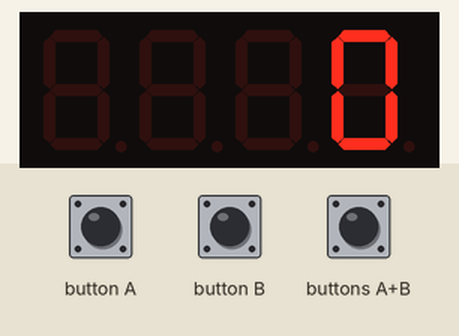
This program was run on a simulated BBC micro:bit running MicroPython. On the bench: 4-digit seven-segment display. The inputs (shaded band) are chosen by the test bench. Library files of the repository ran but are not shown: tm1637.py.

Above: at 1.2 s.
1.3 s: button B pressed for 0.15 s
At 2.4 s:
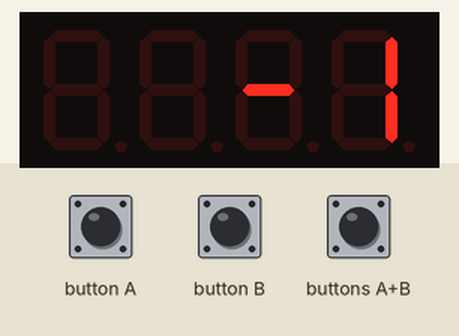
2.9 s: buttons A+B pressed for 0.15 s
At 3.7 s:
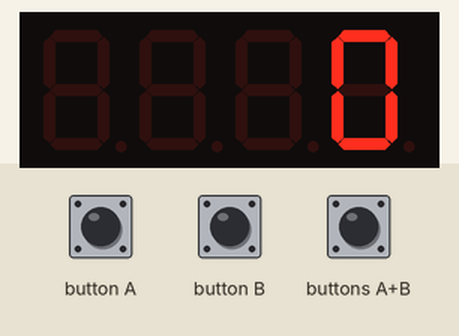
Timing chart, 0 to 5.9 s (numbered marks = the images above; inputs shaded):
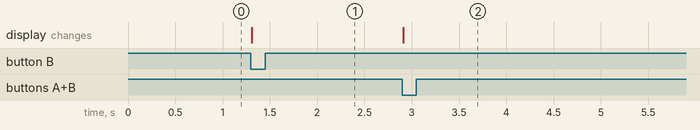

Measured:
- after the input at 1.3 s, the display: changes at once (image 1)
- after the input at 2.9 s, the display: changes at once (image 2)

The program:

main_tm1637.py
```python
from microbit import *
from tm1637 import *

tm = TM1637(clk=pin1, dio=pin2)

num = 0
tm.number(num)

while not(button_a.is_pressed() and button_b.is_pressed()):
    if button_a.was_pressed():
        num = num + 1
        tm.number(num)
    elif button_b.was_pressed():
        num = num - 1
        tm.number(num)
```
